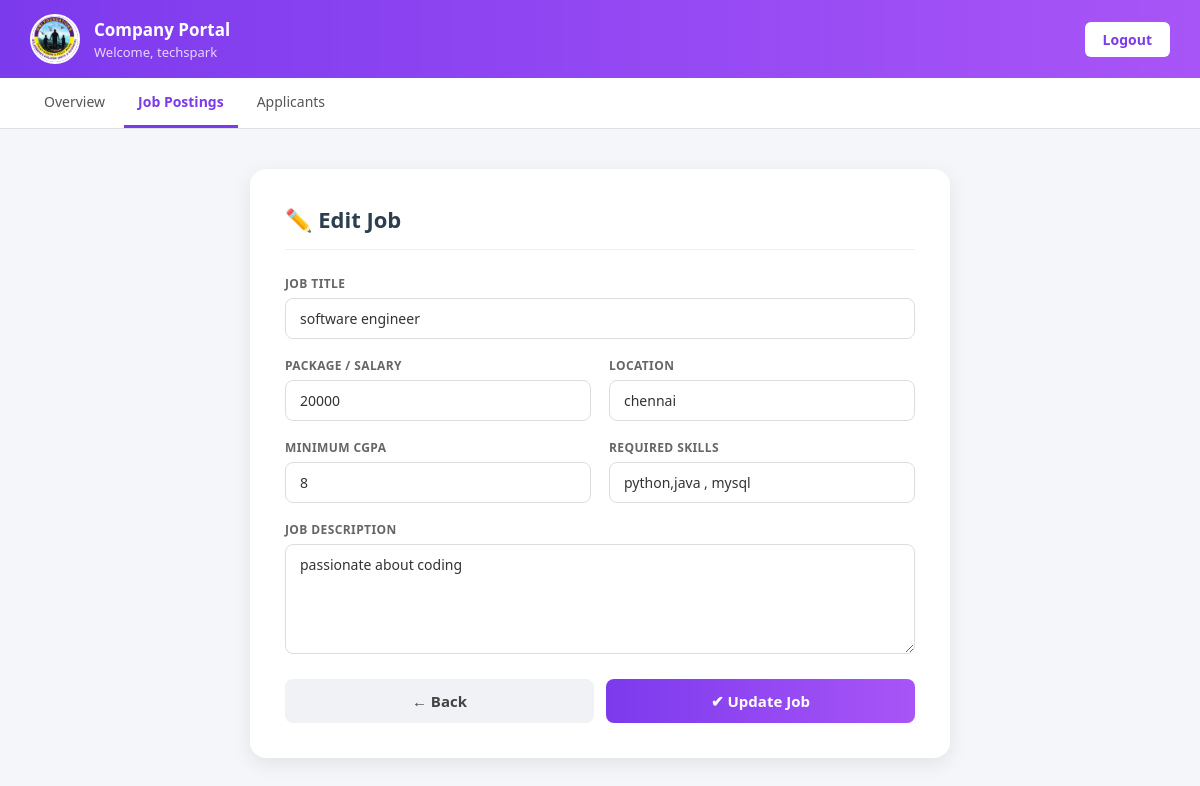
Screenshot of /placement/edit_job_company.php?id=6 (signed in) with the database file from the repository.
### tables this page shows
CREATE TABLE `companies` (
  `id` int(11) NOT NULL,
  `name` varchar(100) DEFAULT NULL,
  `location` varchar(100) DEFAULT NULL,
  `package` varchar(50) DEFAULT NULL,
  `email` varchar(100) DEFAULT NULL,
  `industry` varchar(100) DEFAULT NULL,
  `password` int(255) NOT NULL,
  `phone` varchar(15) DEFAULT NULL
);

CREATE TABLE `jobs` (
  `id` int(11) NOT NULL,
  `company_id` int(11) DEFAULT NULL,
  `job_role` varchar(100) DEFAULT NULL,
  `salary` varchar(50) DEFAULT NULL,
  `description` text DEFAULT NULL,
  `skills` text DEFAULT NULL,
  `location` varchar(100) NOT NULL,
  `cgpa` float DEFAULT NULL
);

### placement/edit_job_company.php (the view, shortened to what this page needs)
<?php
include "database.php";
$company_id = $_SESSION['company_id'];
$id         = $_GET['id'];
$job = mysqli_fetch_assoc(mysqli_query($conn,
    "SELECT * FROM jobs WHERE id='$id' AND company_id='$company_id'"
));
$company = mysqli_fetch_assoc(mysqli_query($conn,
    "SELECT * FROM companies WHERE id='$company_id'"
));
?>
<!DOCTYPE html>
<html>
<head>
</head>
<body>
<div class="topbar">
    <div class="left">
        <img src="logo.png" class="logo">
        <div>
            <h2>Company Portal</h2>
            <p>Welcome, <?php echo $company['name']; ?></p>
        </div>
    </div>
    <a href="logout.php" class="logout">Logout</a>
</div>
<div class="nav">
    <a href="company_dashboard.php">Overview</a>
    <a href="job_postings.php" class="active">Job Postings</a>
    <a href="applicants.php">Applicants</a>
</div>
<div class="page-content">
    <div class="form-card">
        <h2>✏️ Edit Job</h2>
        <form method="POST">
            <div class="form-grid">
                <div class="form-group full">
                    <label>Job Title</label>
                    <input type="text" name="job_role"
                           value="<?php echo $job['job_role']; ?>" required>
                </div>
                <div class="form-group">
                    <label>Package / Salary</label>
                    <input type="text" name="salary"
                           value="<?php echo $job['salary']; ?>" required>
                </div>
                <div class="form-group">
                    <label>Location</label>
                    <input type="text" name="location"
                           value="<?php echo $job['location']; ?>">
                </div>
                <div class="form-group">
                    <label>Minimum CGPA</label>
                    <input type="text" name="cgpa"
                           value="<?php echo $job['cgpa']; ?>">
                </div>
                <div class="form-group">
                    <label>Required Skills</label>
                    <input type="text" name="skills"
                           value="<?php echo $job['skills']; ?>">
                </div>
                <div class="form-group full">
                    <label>Job Description</label>
                    <textarea name="description"><?php echo $job['description']; ?></textarea>
                </div>
            </div>
            <div class="btn-row">
                <a href="job_postings.php" class="btn-back">← Back</a>
                <button type="submit" name="update" class="btn-submit">
                    ✔ Update Job
                </button>
            </div>
        </form>
    </div>
</div>
</body>
</html>

### placement/edit_job_company.php (style rules this page uses)
* { margin: 0; padding: 0; box-sizing: border-box; font-family: 'Segoe UI', sans-serif; }
body { background: #f5f6fa; min-height: 100vh; }
.topbar { background: linear-gradient(to right, #7c3aed, #a855f7); padding: 14px 30px; display: flex; justify-content: space-between; align-items: center; }
.topbar .left { display: flex; align-items: center; gap: 14px; }
.topbar .logo { width: 50px; height: 50px; border-radius: 50%; border: 2px solid white; object-fit: cover; }
.topbar .left h2 { color: white; font-size: 17px; font-weight: 700; }
.topbar .left p { color: #e9d5ff; font-size: 13px; margin-top: 2px; }
.logout { background: white; color: #7c3aed; padding: 8px 18px; border-radius: 6px; text-decoration: none; font-weight: 700; font-size: 14px; }
.nav { background: white; border-bottom: 1px solid #e0e0e0; padding: 0 30px; display: flex; gap: 5px; }
.nav a { text-decoration: none; color: #555; font-size: 14px; font-weight: 500; padding: 14px 14px; border-bottom: 3px solid transparent; transition: all 0.2s; display: inline-block; }
.nav a.active { color: #7c3aed; border-bottom: 3px solid #7c3aed; font-weight: 600; }
.page-content { display: flex; justify-content: center; padding: 40px 20px; }
.form-card { background: white; width: 100%; max-width: 700px; padding: 35px; border-radius: 16px; box-shadow: 0 6px 20px rgba(0,0,0,0.08); }
.form-card h2 { font-size: 22px; color: #2c3e50; margin-bottom: 25px; padding-bottom: 15px; border-bottom: 1px solid #f0f0f0; }
.form-grid { display: grid; grid-template-columns: 1fr 1fr; gap: 18px; }
.full { grid-column: span 2; }
.form-group { display: flex; flex-direction: column; }
.form-group label { font-size: 12px; font-weight: 600; color: #666; margin-bottom: 6px; text-transform: uppercase; letter-spacing: 0.4px; }
.form-group input, .form-group textarea { padding: 10px 14px; border: 1px solid #ddd; border-radius: 8px; font-size: 14px; color: #333; outline: none; transition: border 0.3s; }
.form-group textarea { resize: vertical; height: 110px; }
.btn-row { display: flex; gap: 12px; margin-top: 25px; }
.btn-submit { flex: 1; padding: 12px; background: linear-gradient(to right, #7c3aed, #a855f7); color: white; border: none; border-radius: 8px; font-size: 15px; font-weight: 600; cursor: pointer; transition: opacity 0.3s; }
.btn-back { flex: 1; padding: 12px; background: #f0f2f5; color: #444; border: none; border-radius: 8px; font-size: 15px; font-weight: 600; text-decoration: none; text-align: center; display: flex; align-items: center; justify-content: center; transition: background 0.3s; }

### rows the page displays
companies: name "techspark"
jobs: job_role "software engineer", salary "20000", location "chennai", cgpa "8", skills "python,java , mysql", description "passionate about coding"
